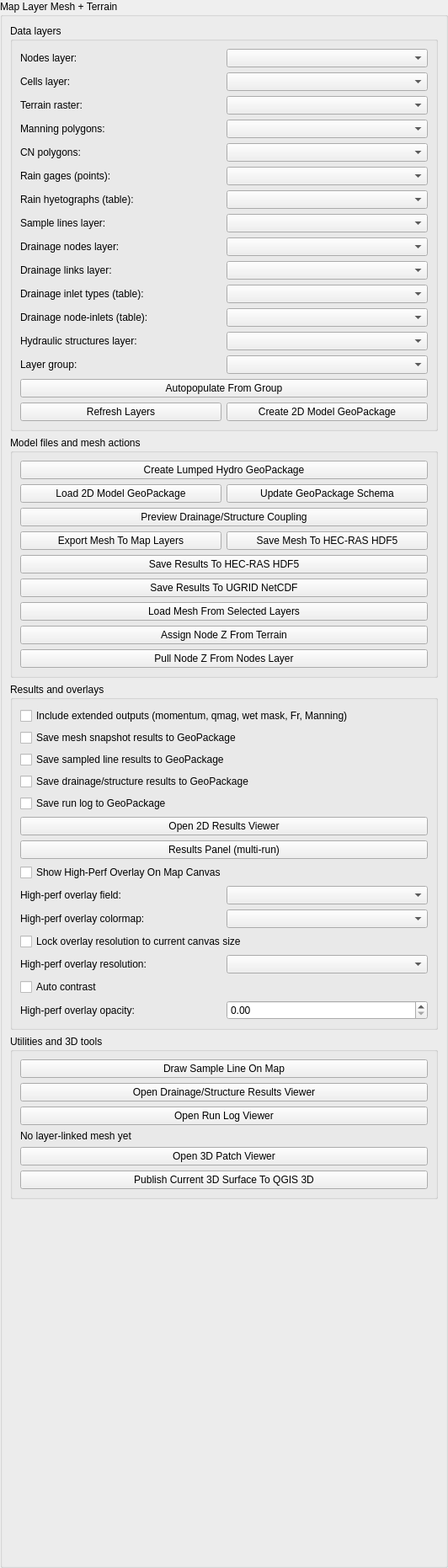
<?xml version="1.0" encoding="UTF-8"?>
<ui version="4.0">
 <class>SWE2DMapTabPage</class>
 <widget class="QWidget" name="SWE2DMapTabPage">
  <property name="geometry">
   <rect>
    <x>0</x>
    <y>0</y>
    <width>532</width>
    <height>1862</height>
   </rect>
  </property>
  <layout class="QVBoxLayout" name="verticalLayout">
   <property name="leftMargin">
    <number>0</number>
   </property>
   <property name="topMargin">
    <number>0</number>
   </property>
   <property name="rightMargin">
    <number>0</number>
   </property>
   <property name="bottomMargin">
    <number>0</number>
   </property>
   <item>
    <widget class="QGroupBox" name="map_group">
     <property name="title">
      <string>Map Layer Mesh + Terrain</string>
     </property>
     <layout class="QVBoxLayout" name="map_layout">
      <property name="spacing">
       <number>6</number>
      </property>
      <item>
       <widget class="QGroupBox" name="map_data_group">
        <property name="title">
         <string>Data layers</string>
        </property>
        <layout class="QGridLayout" name="map_data_layout">
         <item row="0" column="0">
          <widget class="QLabel" name="label_nodes_layer">
           <property name="text">
            <string>Nodes layer:</string>
           </property>
          </widget>
         </item>
         <item row="0" column="1">
          <widget class="QComboBox" name="nodes_layer_combo"/>
         </item>
         <item row="1" column="0">
          <widget class="QLabel" name="label_cells_layer">
           <property name="text">
            <string>Cells layer:</string>
           </property>
          </widget>
         </item>
         <item row="1" column="1">
          <widget class="QComboBox" name="cells_layer_combo"/>
         </item>
         <item row="2" column="0">
          <widget class="QLabel" name="label_terrain_layer">
           <property name="text">
            <string>Terrain raster:</string>
           </property>
          </widget>
         </item>
         <item row="2" column="1">
          <widget class="QComboBox" name="terrain_layer_combo"/>
         </item>
         <item row="3" column="0">
          <widget class="QLabel" name="label_manning_layer">
           <property name="text">
            <string>Manning polygons:</string>
           </property>
          </widget>
         </item>
         <item row="3" column="1">
          <widget class="QComboBox" name="manning_layer_combo"/>
         </item>
         <item row="4" column="0">
          <widget class="QLabel" name="label_cn_layer">
           <property name="text">
            <string>CN polygons:</string>
           </property>
          </widget>
         </item>
         <item row="4" column="1">
          <widget class="QComboBox" name="cn_layer_combo"/>
         </item>
         <item row="5" column="0">
          <widget class="QLabel" name="label_rain_gage_layer">
           <property name="text">
            <string>Rain gages (points):</string>
           </property>
          </widget>
         </item>
         <item row="5" column="1">
          <widget class="QComboBox" name="rain_gage_layer_combo"/>
         </item>
         <item row="6" column="0">
          <widget class="QLabel" name="label_hyetograph_layer">
           <property name="text">
            <string>Rain hyetographs (table):</string>
           </property>
          </widget>
         </item>
         <item row="6" column="1">
          <widget class="QComboBox" name="hyetograph_layer_combo"/>
         </item>
         <item row="7" column="0">
          <widget class="QLabel" name="label_sample_lines_layer">
           <property name="text">
            <string>Sample lines layer:</string>
           </property>
          </widget>
         </item>
         <item row="7" column="1">
          <widget class="QComboBox" name="sample_lines_layer_combo"/>
         </item>
         <item row="8" column="0">
          <widget class="QLabel" name="label_drain_nodes_layer">
           <property name="text">
            <string>Drainage nodes layer:</string>
           </property>
          </widget>
         </item>
         <item row="8" column="1">
          <widget class="QComboBox" name="drain_nodes_layer_combo"/>
         </item>
         <item row="9" column="0">
          <widget class="QLabel" name="label_drain_links_layer">
           <property name="text">
            <string>Drainage links layer:</string>
           </property>
          </widget>
         </item>
         <item row="9" column="1">
          <widget class="QComboBox" name="drain_links_layer_combo"/>
         </item>
         <item row="10" column="0">
          <widget class="QLabel" name="label_drain_inlets_layer">
           <property name="text">
            <string>Drainage inlet types (table):</string>
           </property>
          </widget>
         </item>
         <item row="10" column="1">
          <widget class="QComboBox" name="drain_inlets_layer_combo"/>
         </item>
         <item row="11" column="0">
          <widget class="QLabel" name="label_drain_node_inlets_layer">
           <property name="text">
            <string>Drainage node-inlets (table):</string>
           </property>
          </widget>
         </item>
         <item row="11" column="1">
          <widget class="QComboBox" name="drain_node_inlets_layer_combo"/>
         </item>
         <item row="12" column="0">
          <widget class="QLabel" name="label_structures_layer">
           <property name="text">
            <string>Hydraulic structures layer:</string>
           </property>
          </widget>
         </item>
         <item row="12" column="1">
          <widget class="QComboBox" name="structures_layer_combo"/>
         </item>
         <item row="13" column="0">
          <widget class="QLabel" name="label_layer_group">
           <property name="text">
            <string>Layer group:</string>
           </property>
          </widget>
         </item>
         <item row="13" column="1">
          <widget class="QComboBox" name="layer_group_combo"/>
         </item>
         <item row="14" column="0" colspan="2">
          <widget class="QPushButton" name="autopop_group_btn">
           <property name="text">
            <string>Autopopulate From Group</string>
           </property>
          </widget>
         </item>
         <item row="15" column="0">
          <widget class="QPushButton" name="refresh_layers_btn">
           <property name="text">
            <string>Refresh Layers</string>
           </property>
          </widget>
         </item>
         <item row="15" column="1">
          <widget class="QPushButton" name="create_model_gpkg_btn">
           <property name="text">
            <string>Create 2D Model GeoPackage</string>
           </property>
          </widget>
         </item>
        </layout>
       </widget>
      </item>
      <item>
       <widget class="QGroupBox" name="map_actions_group">
        <property name="title">
         <string>Model files and mesh actions</string>
        </property>
        <layout class="QGridLayout" name="map_actions_layout">
         <item row="0" column="0" colspan="2">
          <widget class="QPushButton" name="create_lumped_gpkg_btn">
           <property name="text">
            <string>Create Lumped Hydro GeoPackage</string>
           </property>
          </widget>
         </item>
         <item row="1" column="0">
          <widget class="QPushButton" name="load_model_gpkg_btn">
           <property name="text">
            <string>Load 2D Model GeoPackage</string>
           </property>
          </widget>
         </item>
         <item row="1" column="1">
          <widget class="QPushButton" name="migrate_model_gpkg_btn">
           <property name="text">
            <string>Update GeoPackage Schema</string>
           </property>
          </widget>
         </item>
         <item row="2" column="0" colspan="2">
          <widget class="QPushButton" name="preview_coupling_btn">
           <property name="text">
            <string>Preview Drainage/Structure Coupling</string>
           </property>
          </widget>
         </item>
         <item row="3" column="0">
          <widget class="QPushButton" name="export_mesh_layers_btn">
           <property name="text">
            <string>Export Mesh To Map Layers</string>
           </property>
          </widget>
         </item>
         <item row="3" column="1">
          <widget class="QPushButton" name="save_hdf5_btn">
           <property name="text">
            <string>Save Mesh To HEC-RAS HDF5</string>
           </property>
          </widget>
         </item>
         <item row="4" column="0" colspan="2">
          <widget class="QPushButton" name="save_results_hdf5_btn">
           <property name="text">
            <string>Save Results To HEC-RAS HDF5</string>
           </property>
          </widget>
         </item>
         <item row="5" column="0" colspan="2">
          <widget class="QPushButton" name="save_results_ugrid_btn">
           <property name="text">
            <string>Save Results To UGRID NetCDF</string>
           </property>
          </widget>
         </item>
         <item row="6" column="0" colspan="2">
          <widget class="QPushButton" name="import_mesh_layers_btn">
           <property name="text">
            <string>Load Mesh From Selected Layers</string>
           </property>
          </widget>
         </item>
         <item row="7" column="0" colspan="2">
          <widget class="QPushButton" name="terrain_to_nodes_btn">
           <property name="text">
            <string>Assign Node Z From Terrain</string>
           </property>
          </widget>
         </item>
         <item row="8" column="0" colspan="2">
          <widget class="QPushButton" name="pull_node_z_btn">
           <property name="text">
            <string>Pull Node Z From Nodes Layer</string>
           </property>
          </widget>
         </item>
        </layout>
       </widget>
      </item>
      <item>
       <widget class="QGroupBox" name="map_results_group">
        <property name="title">
         <string>Results and overlays</string>
        </property>
        <layout class="QGridLayout" name="map_results_layout">
         <item row="0" column="0" colspan="2">
          <widget class="QCheckBox" name="extended_outputs_chk">
           <property name="text">
            <string>Include extended outputs (momentum, qmag, wet mask, Fr, Manning)</string>
           </property>
          </widget>
         </item>
         <item row="1" column="0" colspan="2">
          <widget class="QCheckBox" name="save_mesh_results_to_gpkg_chk">
           <property name="text">
            <string>Save mesh snapshot results to GeoPackage</string>
           </property>
          </widget>
         </item>
         <item row="2" column="0" colspan="2">
          <widget class="QCheckBox" name="save_line_results_to_gpkg_chk">
           <property name="text">
            <string>Save sampled line results to GeoPackage</string>
           </property>
          </widget>
         </item>
         <item row="3" column="0" colspan="2">
          <widget class="QCheckBox" name="save_coupling_results_to_gpkg_chk">
           <property name="text">
            <string>Save drainage/structure results to GeoPackage</string>
           </property>
          </widget>
         </item>
         <item row="4" column="0" colspan="2">
          <widget class="QCheckBox" name="save_run_log_to_gpkg_chk">
           <property name="text">
            <string>Save run log to GeoPackage</string>
           </property>
          </widget>
         </item>
         <item row="5" column="0" colspan="2">
          <widget class="QPushButton" name="open_results_viewer_btn">
           <property name="text">
            <string>Open 2D Results Viewer</string>
           </property>
          </widget>
         </item>
         <item row="6" column="0" colspan="2">
          <widget class="QPushButton" name="open_results_panel_btn">
           <property name="text">
            <string>Results Panel (multi-run)</string>
           </property>
          </widget>
         </item>
         <item row="7" column="0" colspan="2">
          <widget class="QCheckBox" name="high_perf_canvas_overlay_chk">
           <property name="text">
            <string>Show High-Perf Overlay On Map Canvas</string>
           </property>
          </widget>
         </item>
         <item row="8" column="0">
          <widget class="QLabel" name="label_high_perf_overlay_field">
           <property name="text">
            <string>High-perf overlay field:</string>
           </property>
          </widget>
         </item>
         <item row="8" column="1">
          <widget class="QComboBox" name="high_perf_canvas_overlay_field_combo"/>
         </item>
         <item row="9" column="0">
          <widget class="QLabel" name="label_high_perf_overlay_cmap">
           <property name="text">
            <string>High-perf overlay colormap:</string>
           </property>
          </widget>
         </item>
         <item row="9" column="1">
          <widget class="QComboBox" name="high_perf_canvas_overlay_cmap_combo"/>
         </item>
         <item row="10" column="0" colspan="2">
          <widget class="QCheckBox" name="high_perf_canvas_overlay_lock_canvas_chk">
           <property name="text">
            <string>Lock overlay resolution to current canvas size</string>
           </property>
          </widget>
         </item>
         <item row="11" column="0">
          <widget class="QLabel" name="label_high_perf_overlay_res">
           <property name="text">
            <string>High-perf overlay resolution:</string>
           </property>
          </widget>
         </item>
         <item row="11" column="1">
          <widget class="QComboBox" name="high_perf_canvas_overlay_res_combo"/>
         </item>
         <item row="12" column="0" colspan="2">
          <widget class="QCheckBox" name="high_perf_canvas_overlay_auto_contrast_chk">
           <property name="text">
            <string>Auto contrast</string>
           </property>
          </widget>
         </item>
         <item row="13" column="0">
          <widget class="QLabel" name="label_high_perf_overlay_opacity">
           <property name="text">
            <string>High-perf overlay opacity:</string>
           </property>
          </widget>
         </item>
         <item row="13" column="1">
          <widget class="QDoubleSpinBox" name="high_perf_canvas_overlay_opacity_spin"/>
         </item>
        </layout>
       </widget>
      </item>
      <item>
       <widget class="QGroupBox" name="map_tools_group">
        <property name="title">
         <string>Utilities and 3D tools</string>
        </property>
        <layout class="QGridLayout" name="map_tools_layout">
         <item row="0" column="0" colspan="2">
          <widget class="QPushButton" name="draw_sample_line_btn">
           <property name="text">
            <string>Draw Sample Line On Map</string>
           </property>
          </widget>
         </item>
         <item row="1" column="0" colspan="2">
          <widget class="QPushButton" name="open_coupling_results_viewer_btn">
           <property name="text">
            <string>Open Drainage/Structure Results Viewer</string>
           </property>
          </widget>
         </item>
         <item row="2" column="0" colspan="2">
          <widget class="QPushButton" name="open_run_log_viewer_btn">
           <property name="text">
            <string>Open Run Log Viewer</string>
           </property>
          </widget>
         </item>
         <item row="3" column="0" colspan="2">
          <widget class="QLabel" name="layer_status_lbl">
           <property name="text">
            <string>No layer-linked mesh yet</string>
           </property>
           <property name="wordWrap">
            <bool>true</bool>
           </property>
          </widget>
         </item>
         <item row="4" column="0" colspan="2">
          <widget class="QPushButton" name="open_3d_patch_viewer_btn">
           <property name="text">
            <string>Open 3D Patch Viewer</string>
           </property>
          </widget>
         </item>
         <item row="5" column="0" colspan="2">
          <widget class="QPushButton" name="publish_3d_patch_surface_btn">
           <property name="text">
            <string>Publish Current 3D Surface To QGIS 3D</string>
           </property>
          </widget>
         </item>
        </layout>
       </widget>
      </item>
      <item>
       <spacer name="verticalSpacer">
        <property name="orientation">
         <enum>Qt::Vertical</enum>
        </property>
        <property name="sizeHint" stdset="0">
         <size>
          <width>20</width>
          <height>40</height>
         </size>
        </property>
       </spacer>
      </item>
     </layout>
    </widget>
   </item>
  </layout>
 </widget>
 <resources/>
 <connections/>
</ui>
